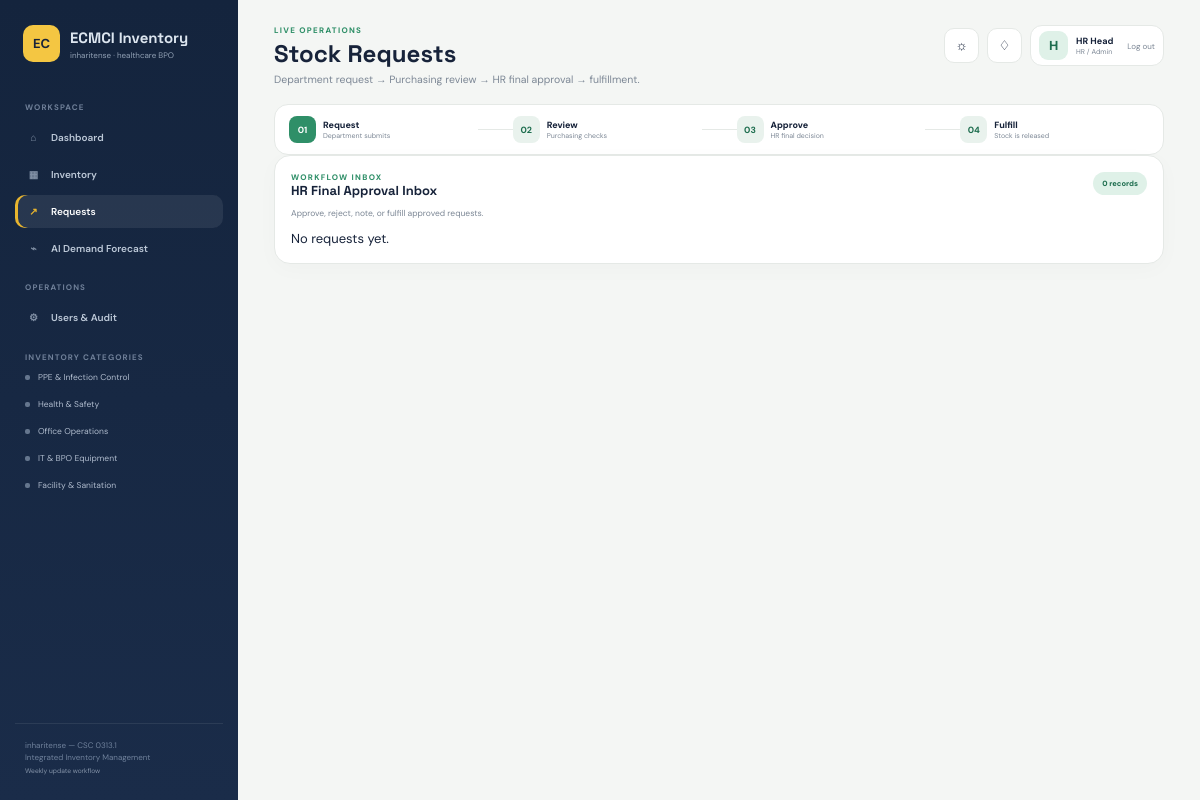
Screenshot of /requests (signed in) with the database file from the repository.
### tables this page shows
CREATE TABLE users(id INTEGER PRIMARY KEY AUTOINCREMENT,name TEXT NOT NULL,email TEXT UNIQUE NOT NULL,password_hash TEXT NOT NULL,role TEXT NOT NULL,department TEXT,active INTEGER NOT NULL DEFAULT 1,created_at TEXT NOT NULL,last_login TEXT);

### app.py (the view)
@app.route('/requests')
@login_required
def requests_page():
    u=current_user();c=db();
    if u['role'] in ('HR','Purchasing'):rows=c.execute('SELECT r.*,i.name item_name,i.item_no,i.unit,u.name requester,u.email requester_email FROM requests r JOIN inventory i ON i.id=r.inventory_id JOIN users u ON u.id=r.requester_id ORDER BY r.created_at DESC').fetchall()
    else:rows=c.execute('SELECT r.*,i.name item_name,i.item_no,i.unit,u.name requester,u.email requester_email FROM requests r JOIN inventory i ON i.id=r.inventory_id JOIN users u ON u.id=r.requester_id WHERE requester_id=? ORDER BY r.created_at DESC',(u['id'],)).fetchall()
    cats=ROLE_CATEGORIES[u['role']];ph=','.join('?'*len(cats));items=c.execute(f'SELECT * FROM inventory WHERE category IN ({ph}) ORDER BY name',cats).fetchall();c.close();return render_template('requests.html',requests=rows,items=items)

### app.py (called while the page is built)
def db(): return DBConn()

def csrf_token():
    if not session.get('_csrf'): session['_csrf']=secrets.token_urlsafe(32)
    return session['_csrf']

@app.before_request
def protect_request():
    if request.method in ('POST','PUT','PATCH','DELETE'):
        if request.endpoint == 'login': return
        supplied=request.headers.get('X-CSRFToken') or request.form.get('_csrf')
        if not supplied or not secrets.compare_digest(supplied, session.get('_csrf','')):
            abort(400, description='Invalid or missing CSRF token.')
    if request.path.startswith('/api/') and request.method=='GET': return

@app.after_request
def security_headers(resp):
    resp.headers['X-Content-Type-Options']='nosniff';resp.headers['X-Frame-Options']='DENY';resp.headers['Referrer-Policy']='strict-origin-when-cross-origin';resp.headers['Permissions-Policy']='camera=(self), microphone=()';resp.headers['Content-Security-Policy']="default-src 'self'; script-src 'self' 'unsafe-inline' https://cdn.jsdelivr.net; style-src 'self' https://fonts.googleapis.com 'unsafe-inline'; font-src https://fonts.gstatic.com; img-src 'self' data:; connect-src 'self'; frame-ancestors 'none'"
    if IS_PRODUCTION: resp.headers['Strict-Transport-Security']='max-age=31536000; includeSubDomains'
    return resp

def current_user():
    uid=session.get('user_id');
    if not uid:return None
    c=db();u=c.execute('SELECT * FROM users WHERE id=? AND active=1',(uid,)).fetchone();c.close();return u

def login_required(f):
    @wraps(f)
    def w(*a,**k):
        if not current_user():return redirect(url_for('login'))
        return f(*a,**k)
    return w

@app.context_processor
def inject():u=current_user();return {'me':u,'role_labels':ROLE_LABELS,'categories':CATEGORIES}

    def _sql(self, sql): return sql.replace('?', '%s') if self.pg else sql

    def execute(self, sql, params=()): return self.c.execute(self._sql(sql), params)

    def close(self): self.c.close()

### templates/requests.html (shortened to what this page needs)
{% extends 'base.html' %}{% block heading %}Stock Requests{% endblock %}{% block subtitle %}Department request → Purchasing review → HR final approval → fulfillment.{% endblock %}{% block content %}
<div class="workflow"><div class="active"><b>01</b><span>Request<small>Department submits</small></span></div><i></i><div><b>02</b><span>Review<small>Purchasing checks</small></span></div><i></i><div><b>03</b><span>Approve<small>HR final decision</small></span></div><i></i><div><b>04</b><span>Fulfill<small>Stock is released</small></span></div></div>
<div class="panel"><div class="panel-head"><div><div class="eyebrow">WORKFLOW INBOX</div><h3>{% if me.role=='Purchasing' %}Purchasing Review Inbox{% elif me.role=='HR' %}HR Final Approval Inbox{% else %}My Request Status{% endif %}</h3><small>{% if me.role=='Purchasing' %}Endorse requests to HR or reject them at first review.{% elif me.role=='HR' %}Approve, reject, note, or fulfill approved requests.{% else %}Track your request from review through fulfillment.{% endif %}</small></div><span class="pill">{{requests|length}} records</span></div><div class="request-list">{% for r in requests %}<div class="request"><div class="request-main"><div class="request-title"><b>{{r.request_no}}</b><span>{{r.status}}</span></div><h4>{{r.item_name}}</h4><small>{{r.quantity}} {{r.unit}} · requested by {{r.requester}} · {{r.created_at|dt}}</small><small>{{r.purpose or 'No purpose note'}}</small>{% if r.purchasing_note %}<div class="note-line"><b>Purchasing:</b> {{r.purchasing_note}}</div>{% endif %}{% if r.hr_note %}<div class="note-line"><b>HR:</b> {{r.hr_note}}</div>{% endif %}</div><div class="req-right"><span class="status {{r.status|lower|replace(' ','-')}}">{{r.status}}</span><div class="actions">{% if me.role=='Purchasing' and r.status=='For Review' %}<form method="post" action="{{url_for('request_action',rid=r.id)}}">{% if request.endpoint != "login" %}<input type="hidden" name="_csrf" value="{{csrf_token()}}">{% endif %}<input type="hidden" name="action" value="endorse"><button class="primary small">Endorse to HR</button></form><form method="post" action="{{url_for('request_action',rid=r.id)}}">{% if request.endpoint != "login" %}<input type="hidden" name="_csrf" value="{{csrf_token()}}">{% endif %}<input type="hidden" name="action" value="reject_purchasing"><button class="danger small">Reject</button></form>{% elif me.role=='HR' and r.status=='Forwarded to HR' %}<form method="post" action="{{url_for('request_action',rid=r.id)}}">{% if request.endpoint != "login" %}<input type="hidden" name="_csrf" value="{{csrf_token()}}">{% endif %}<input type="hidden" name="action" value="approve"><button class="primary small">Approve</button></form><form method="post" action="{{url_for('request_action',rid=r.id)}}">{% if request.endpoint != "login" %}<input type="hidden" name="_csrf" value="{{csrf_token()}}">{% endif %}<input type="hidden" name="action" value="reject_hr"><button class="danger small">Reject</button></form>{% elif me.role=='HR' and r.status=='Approved' %}<form method="post" action="{{url_for('request_action',rid=r.id)}}">{% if request.endpoint != "login" %}<input type="hidden" name="_csrf" value="{{csrf_token()}}">{% endif %}<input type="hidden" name="action" value="fulfill"><button class="primary small">Mark Fulfilled</button></form>{% endif %}{% if me.role in ['HR','Purchasing'] %}<form class="note-form" method="post" action="{{url_for('request_action',rid=r.id)}}">{% if request.endpoint != "login" %}<input type="hidden" name="_csrf" value="{{csrf_token()}}">{% endif %}<input type="hidden" name="action" value="note"><input name="note" placeholder="Add note..."><button class="secondary small">Save note</button></form>{% endif %}</div></div></div>{% else %}<div class="empty">No requests yet.</div>{% endfor %}</div></div>
{% endblock %}

### templates/base.html (shortened to what this page needs)
<!doctype html><html lang="en"><head><link rel="stylesheet" href="{{url_for('static',filename='css/app.css')}}"></head><body>
<div class="app"><aside class="sidebar"><div class="brand"><b>EC</b><div><strong>ECMCI Inventory</strong><small>inharitense · healthcare BPO</small></div></div><nav><span>WORKSPACE</span><a class="{{'active' if request.endpoint=='dashboard'}}" href="{{url_for('dashboard')}}"><i>⌂</i> Dashboard</a><a class="{{'active' if request.endpoint=='inventory_page'}}" href="{{url_for('inventory_page')}}"><i>▦</i> Inventory</a><a class="{{'active' if request.endpoint=='requests_page'}}" href="{{url_for('requests_page')}}"><i>↗</i> Requests</a><a class="{{'active' if request.endpoint=='forecast_page'}}" href="{{url_for('forecast_page')}}"><i>⌁</i> AI Demand Forecast</a><span>OPERATIONS</span>{% if me and me.role=='Purchasing' %}<a class="{{'active' if request.endpoint=='vendors_page'}}" href="{{url_for('vendors_page')}}"><i>◇</i> Vendors & Purchasing</a>{% endif %}{% if me and me.role=='HR' %}<a class="{{'active' if request.endpoint=='users_page'}}" href="{{url_for('users_page')}}"><i>⚙</i> Users & Audit</a>{% endif %}</nav><div class="catnav"><span>INVENTORY CATEGORIES</span>{% for c in categories %}<div><i></i>{{c}}</div>{% endfor %}</div><div class="sidebar-foot">inharitense — CSC 0313.1<br>Integrated Inventory Management<br><small>Weekly update workflow</small></div></aside>
<main class="main"><header class="topbar"><div class="page-heading"><div class="eyebrow">LIVE OPERATIONS</div><h1>{% block heading %}{% endblock %}</h1><p>{% block subtitle %}{% endblock %}</p></div><div class="top-actions"><button class="icon-btn" id="themeBtn" title="Toggle theme">☼</button><button class="notif-btn" id="notifBtn" title="Notifications">♢</button><div class="profile"><span class="avatar">{{me.name[:1]}}</span><div><b>{{me.name}}</b><small>{{role_labels[me.role]}}</small></div><a href="{{url_for('logout')}}">Log out</a></div></div></header>{% block content %}{% endblock %}</main></div>
<script src="{{url_for('static',filename='js/app.js')}}"></script>{% block scripts %}{% endblock %}</body></html>

### static/css/app.css (style rules this page uses)
:root { --navy:#15253f;--navy2:#1c2e4b;--green:#2f8f68;--green2:#dff1e8;--green3:#1d6d4e;--yellow:#e8b52e;--yellow2:#a87900;--bg:#f4f6f4;--surface:#fff;--surface2:#f8faf9;--text:#17233a;--muted:#7c8795;--line:#e5e9e6;--red:#c75a4c;--shadow:0 12px 35px rgba(21,37,63,.07) }
* { box-sizing:border-box }
body { margin:0;background:var(--bg);color:var(--text);font-family:'DM Sans',sans-serif;font-size:13px }
.app { min-height:100vh }
.sidebar { position:fixed;inset:0 auto 0 0;width:238px;background:linear-gradient(180deg,#14243d,#1a2c49);color:#dce5ef;padding:22px 15px;display:flex;flex-direction:column;z-index:20 }
.brand { display:flex;align-items:center;gap:10px;margin:3px 8px 27px }
.brand>b { display:grid;place-items:center;width:37px;height:37px;border-radius:10px;background:#f4c642;color:#17233a;font-size:13px }
.brand strong { display:block;font:700 15px 'Space Grotesk' }
.brand small { display:block;color:#91a0b4;font-size:8px;margin-top:3px }
.sidebar nav { display:flex;flex-direction:column;gap:4px }
.sidebar nav>span,.catnav>span { font-size:8px;letter-spacing:.14em;color:#708099;font-weight:700;margin:13px 10px 5px }
.sidebar a { display:flex;align-items:center;gap:10px;color:#bdc9d8;text-decoration:none;padding:10px 11px;border-radius:10px;font-size:10px;font-weight:600 }
.sidebar a i { font-style:normal;color:#8190a5;width:15px;text-align:center }
.sidebar a:hover,.sidebar a.active { background:rgba(255,255,255,.08);color:#fff }
.sidebar a.active { box-shadow:inset 3px 0 0 var(--yellow) }
.sidebar a.active i { color:var(--yellow) }
.catnav { margin-top:13px }
.catnav div { font-size:8.5px;color:#aebacc;padding:8px 10px;display:flex;align-items:center;gap:8px }
.catnav div i { width:5px;height:5px;border-radius:2px;background:#65768e }
.sidebar-foot { margin-top:auto;padding:15px 10px 2px;border-top:1px solid rgba(255,255,255,.08);font-size:8px;color:#6f819b;line-height:1.55 }
.sidebar-foot small { color:#8493a8 }
.main { margin-left:238px;padding:25px clamp(20px,3vw,45px) 55px;min-width:0 }
.topbar { display:flex;justify-content:space-between;gap:20px;align-items:flex-start;margin-bottom:18px }
.page-heading h1 { font:700 24px 'Space Grotesk';margin:3px 0 4px }
.page-heading p { font-size:10.5px;color:var(--muted);margin:0 }
.eyebrow { font-size:8px;letter-spacing:.16em;font-weight:800;color:var(--green);text-transform:uppercase }
.top-actions { display:flex;align-items:center;gap:8px }
.icon-btn,.notif-btn { border:1px solid var(--line);background:var(--surface);color:var(--text);width:35px;height:35px;border-radius:10px;cursor:pointer;position:relative }
.profile { display:flex;align-items:center;gap:8px;background:var(--surface);border:1px solid var(--line);padding:5px 8px;border-radius:12px }
.avatar { display:grid;place-items:center;width:29px;height:29px;border-radius:9px;background:var(--green2);color:var(--green3);font-weight:800 }
.profile b,.profile small { display:block }
.profile b { font-size:9px }
.profile small { font-size:7px;color:var(--muted) }
.profile a { font-size:8px;color:var(--muted);text-decoration:none;margin-left:6px }
.panel { background:var(--surface);border:1px solid var(--line);border-radius:16px;padding:16px;box-shadow:0 5px 22px rgba(21,37,63,.025) }
.panel-head { display:flex;justify-content:space-between;align-items:flex-start;gap:10px;margin-bottom:10px }
.panel h3 { font:700 13px 'Space Grotesk';margin:0 0 4px }
.panel-head small { font-size:8.5px;color:var(--muted) }
.pill,.count-pill { font-size:7.5px;background:var(--green2);color:var(--green3);padding:7px 9px;border-radius:20px;font-weight:800 }
.workflow { display:grid;grid-template-columns:1fr 35px 1fr 35px 1fr 35px 1fr;align-items:center;background:var(--surface);border:1px solid var(--line);padding:11px 14px;border-radius:14px;margin-top:12px }
.workflow>div { display:flex;align-items:center;gap:7px }
.workflow b { display:grid;place-items:center;width:27px;height:27px;border-radius:8px;background:#e9f2ed;color:var(--green3);font-size:9px }
.workflow .active b { background:var(--green);color:white }
.workflow span { font-size:9px;font-weight:800 }
.workflow small { display:block;color:var(--muted);font-size:7px;font-weight:400 }
.workflow i { height:1px;background:var(--line) }
.request-list { display:flex;flex-direction:column;gap:8px }

### rows the page displays
users: name "H", name "HR Head", role "HR / Admin"

### other values shown
{{ c }} "PPE & Infection Control" "Health & Safety" "Office Operations" "IT & BPO Equipment" "Facility & Sanitation"
{{ requests|length }} "0"
